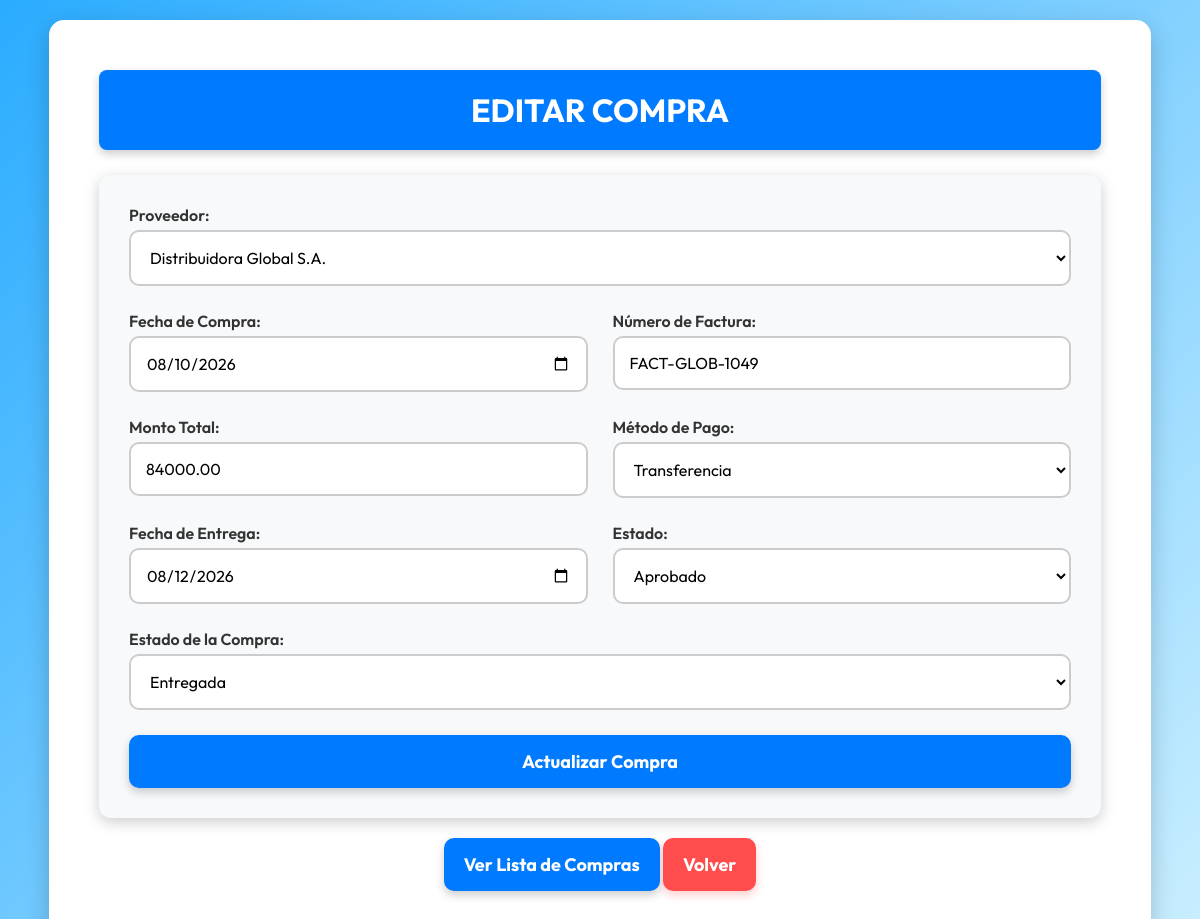
Page /Compras/editar.php?id=1 on the committed database.
### tables this page shows
CREATE TABLE `compras` (
  `id` int(11) NOT NULL AUTO_INCREMENT,
  `id_proveedor` int(11) NOT NULL,
  `fecha_compra` date NOT NULL,
  `numero_factura` varchar(50) NOT NULL,
  `monto_total` decimal(12,2) NOT NULL DEFAULT 0.00,
  `metodo_pago` varchar(50) NOT NULL,
  `fecha_entrega` date DEFAULT NULL,
  `estado` varchar(50) NOT NULL DEFAULT 'Pendiente',
  `estado_compra` varchar(50) NOT NULL DEFAULT 'Pendiente',
  PRIMARY KEY (`id`),
  KEY `fk_compras_prov` (`id_proveedor`),
  CONSTRAINT `fk_compras_prov` FOREIGN KEY (`id_proveedor`) REFERENCES `proveedores` (`id`)
);

### Compras/editar.php (the view, shortened to what this page needs)
<?php
include "../config/conexion.php";
$id = $_GET["id"];
$sqlCompra = "SELECT * FROM compras WHERE id = '$id'";
$resCompra = $conn->query($sqlCompra);
$fila = $resCompra->fetch_assoc();
$sqlProv = "SELECT id, nombre_empresa FROM proveedores";
$resProv = $conn->query($sqlProv);
?>
<!DOCTYPE html>
<html lang="es">
<head>
    <link rel="stylesheet" href="estilosss.css">
</head>
<body>
<div class="container">
    <h1>EDITAR COMPRA</h1>
    <form action="actualizar.php" method="POST">
        <div class="form-row">
            <div class="form-group">
                <label>Proveedor:</label>
                <select name="id_proveedor">
                    <?php
                    while ($p = $resProv->fetch_assoc()) {
                        $selected = ($p["id"] == $fila["id_proveedor"]) ? "selected" : "";
                        echo "<option value='".$p["id"]."' $selected>".$p["nombre_empresa"]."</option>";
                    }
                    ?>
                </select>
            </div>
        </div>
        <div class="form-row">
            <div class="form-group">
                <label>Fecha de Compra:</label>
                <input type="date" name="fecha_compra" value="<?php echo $fila['fecha_compra']; ?>">
            </div>
            <div class="form-group">
                <label>Número de Factura:</label>
                <input type="text" name="numero_factura" value="<?php echo $fila['numero_factura']; ?>">
            </div>
        </div>
        <div class="form-row">
            <div class="form-group">
                <label>Monto Total:</label>
                <input type="number" step="0.01" name="monto_total" value="<?php echo $fila['monto_total']; ?>">
            </div>
            <div class="form-group">
                <label>Método de Pago:</label>
                <select name="metodo_pago">
                    <?php
                    $metodos = ["Efectivo", "Transferencia", "Crédito"];
                    foreach ($metodos as $m) {
                        $selected = ($m == $fila["metodo_pago"]) ? "selected" : "";
                        echo "<option value='$m' $selected>$m</option>";
                    }
                    ?>
                </select>
            </div>
        </div>
        <div class="form-row">
            <div class="form-group">
                <label>Fecha de Entrega:</label>
                <input type="date" name="fecha_entrega" value="<?php echo $fila['fecha_entrega']; ?>">
            </div>
            <div class="form-group">
                <label>Estado:</label>
                <select name="estado">
                    <?php
                    $estados = ["Pendiente", "Aprobado", "Cancelado"];
                    foreach ($estados as $e) {
                        $selected = ($e == $fila["estado"]) ? "selected" : "";
                        echo "<option value='$e' $selected>$e</option>";
                    }
                    ?>
                </select>
            </div>
        </div>
        <div class="form-row">
            <div class="form-group">
                <label>Estado de la Compra:</label>
                <select name="estado_compra">
                    <?php
                    $estados_compra = ["Pendiente", "En Transito", "Entregada", "Cancelada"];
                    foreach ($estados_compra as $ec) {
                        $selected = ($ec == $fila["estado_compra"]) ? "selected" : "";
                        echo "<option value='$ec' $selected>$ec</option>";
                    }
                    ?>
                </select>
            </div>
        </div>
        <button type="submit">Actualizar Compra</button>
    </form>
    <a href="listar.php" class="view-list-button">Ver Lista de Compras</a>
    <a href="listar.php" class="back-button">Volver</a>
</div>
</body>
</html>

### Compras/estilosss.css (style rules this page uses)
* { margin: 0; padding: 0; box-sizing: border-box; font-family: 'Outfit', sans-serif; }
body { background: linear-gradient(135deg, #2bacff, #cdf0ff); display: flex; flex-direction: column; align-items: center; min-height: 100vh; padding: 20px; animation: fadeIn 0.5s ease-in-out; }
.container { background: #ffffff; padding: 50px; border-radius: 15px; box-shadow: 0 8px 25px rgba(0, 0, 0, 0.2); width: 95%; max-width: 1200px; text-align: center; animation: fadeIn 0.8s ease-in-out; margin-bottom: 30px; }
h1, h2 { display: block; width: 100%; background: #007bff; color: #ffffff; font-size: 32px; font-weight: bold; text-transform: uppercase; padding: 20px; border-radius: 8px; box-shadow: 0px 4px 10px rgba(0, 0, 0, 0.2); margin: 0 auto 25px auto; text-align: center; }
form { display: flex; flex-direction: column; gap: 25px; background: #f8f9fa; padding: 30px; border-radius: 12px; box-shadow: 0px 4px 15px rgba(0, 0, 0, 0.2); transition: 0.3s; }
.form-row { display: flex; gap: 25px; justify-content: space-between; flex-wrap: wrap; }
.form-group { flex: 1; display: flex; flex-direction: column; text-align: left; }
label { font-weight: 600; margin-bottom: 5px; color: #333; font-size: 16px; }
input, textarea, select { width: 100%; padding: 15px; border: 2px solid #ccc; border-radius: 10px; font-size: 16px; transition: all 0.3s ease-in-out; background: #ffffff; }
button { background: #007bff; color: #ffffff; padding: 15px; border: none; border-radius: 10px; font-size: 18px; cursor: pointer; transition: 0.3s; font-weight: bold; box-shadow: 0px 4px 10px rgba(0, 0, 0, 0.2); }
.view-list-button { display: inline-block; font-size: 18px; padding: 15px 20px; background: #007bff; color: #ffffff; text-decoration: none; border-radius: 10px; transition: 0.3s; margin-top: 20px; font-weight: bold; box-shadow: 0px 4px 10px rgba(0, 0, 0, 0.2); }
.back-button { display: inline-block; font-size: 18px; padding: 15px 20px; background: #ff4d4d; color: #ffffff; text-decoration: none; border-radius: 10px; transition: 0.3s; margin-top: 20px; font-weight: bold; box-shadow: 0px 4px 10px rgba(255, 0, 0, 0.2); }

### rows in the picture
compras: fecha_compra "08/10/2026", numero_factura "FACT-GLOB-1049", monto_total "84000.00", fecha_entrega "08/12/2026"

### other values in the picture
form field id_proveedor "Distribuidora Global S.A."
form field metodo_pago "Transferencia"
form field estado "Aprobado"
form field estado_compra "Entregada"
